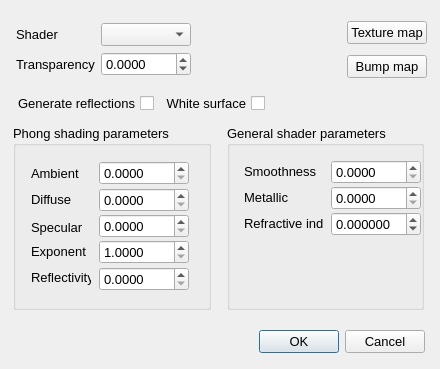
<?xml version="1.0" encoding="UTF-8"?>
<ui version="4.0">
 <class>SurfaceProperty_Dialog</class>
 <widget class="QDialog" name="SurfaceProperty_Dialog">
  <property name="geometry">
   <rect>
    <x>0</x>
    <y>0</y>
    <width>440</width>
    <height>369</height>
   </rect>
  </property>
  <property name="sizePolicy">
   <sizepolicy hsizetype="MinimumExpanding" vsizetype="Fixed">
    <horstretch>0</horstretch>
    <verstretch>0</verstretch>
   </sizepolicy>
  </property>
  <property name="minimumSize">
   <size>
    <width>440</width>
    <height>369</height>
   </size>
  </property>
  <property name="maximumSize">
   <size>
    <width>440</width>
    <height>369</height>
   </size>
  </property>
  <property name="font">
   <font>
    <pointsize>10</pointsize>
   </font>
  </property>
  <property name="windowTitle">
   <string>Surface property options</string>
  </property>
  <widget class="QGroupBox" name="groupBox">
   <property name="geometry">
    <rect>
     <x>13</x>
     <y>125</y>
     <width>198</width>
     <height>185</height>
    </rect>
   </property>
   <property name="minimumSize">
    <size>
     <width>0</width>
     <height>0</height>
    </size>
   </property>
   <property name="title">
    <string>Phong shading parameters</string>
   </property>
   <property name="alignment">
    <set>Qt::AlignLeading|Qt::AlignLeft|Qt::AlignTop</set>
   </property>
   <widget class="QDoubleSpinBox" name="_108">
    <property name="geometry">
     <rect>
      <x>86</x>
      <y>115</y>
      <width>90</width>
      <height>24</height>
     </rect>
    </property>
    <property name="minimumSize">
     <size>
      <width>90</width>
      <height>0</height>
     </size>
    </property>
    <property name="decimals">
     <number>4</number>
    </property>
    <property name="minimum">
     <double>1.000000000000000</double>
    </property>
    <property name="maximum">
     <double>1000.000000000000000</double>
    </property>
   </widget>
   <widget class="QLabel" name="label_10">
    <property name="geometry">
     <rect>
      <x>18</x>
      <y>118</y>
      <width>60</width>
      <height>16</height>
     </rect>
    </property>
    <property name="minimumSize">
     <size>
      <width>60</width>
      <height>0</height>
     </size>
    </property>
    <property name="font">
     <font>
      <pointsize>10</pointsize>
     </font>
    </property>
    <property name="text">
     <string>Exponent</string>
    </property>
   </widget>
   <widget class="QLabel" name="label_11">
    <property name="geometry">
     <rect>
      <x>18</x>
      <y>144</y>
      <width>60</width>
      <height>16</height>
     </rect>
    </property>
    <property name="minimumSize">
     <size>
      <width>60</width>
      <height>0</height>
     </size>
    </property>
    <property name="font">
     <font>
      <pointsize>10</pointsize>
     </font>
    </property>
    <property name="text">
     <string>Reflectivity</string>
    </property>
   </widget>
   <widget class="QDoubleSpinBox" name="_109">
    <property name="geometry">
     <rect>
      <x>86</x>
      <y>142</y>
      <width>90</width>
      <height>24</height>
     </rect>
    </property>
    <property name="minimumSize">
     <size>
      <width>90</width>
      <height>0</height>
     </size>
    </property>
    <property name="decimals">
     <number>4</number>
    </property>
    <property name="maximum">
     <double>1.000000000000000</double>
    </property>
    <property name="singleStep">
     <double>0.100000000000000</double>
    </property>
   </widget>
   <widget class="QLabel" name="label_9">
    <property name="geometry">
     <rect>
      <x>18</x>
      <y>66</y>
      <width>60</width>
      <height>16</height>
     </rect>
    </property>
    <property name="minimumSize">
     <size>
      <width>60</width>
      <height>0</height>
     </size>
    </property>
    <property name="font">
     <font>
      <pointsize>10</pointsize>
     </font>
    </property>
    <property name="text">
     <string>Diffuse</string>
    </property>
   </widget>
   <widget class="QDoubleSpinBox" name="_106">
    <property name="geometry">
     <rect>
      <x>86</x>
      <y>63</y>
      <width>90</width>
      <height>24</height>
     </rect>
    </property>
    <property name="minimumSize">
     <size>
      <width>90</width>
      <height>0</height>
     </size>
    </property>
    <property name="decimals">
     <number>4</number>
    </property>
    <property name="maximum">
     <double>1.000000000000000</double>
    </property>
    <property name="singleStep">
     <double>0.100000000000000</double>
    </property>
   </widget>
   <widget class="QDoubleSpinBox" name="_107">
    <property name="geometry">
     <rect>
      <x>86</x>
      <y>89</y>
      <width>90</width>
      <height>24</height>
     </rect>
    </property>
    <property name="minimumSize">
     <size>
      <width>90</width>
      <height>0</height>
     </size>
    </property>
    <property name="decimals">
     <number>4</number>
    </property>
    <property name="maximum">
     <double>1.000000000000000</double>
    </property>
    <property name="singleStep">
     <double>0.100000000000000</double>
    </property>
   </widget>
   <widget class="QLabel" name="label_12">
    <property name="geometry">
     <rect>
      <x>18</x>
      <y>94</y>
      <width>60</width>
      <height>16</height>
     </rect>
    </property>
    <property name="minimumSize">
     <size>
      <width>60</width>
      <height>0</height>
     </size>
    </property>
    <property name="font">
     <font>
      <pointsize>10</pointsize>
     </font>
    </property>
    <property name="text">
     <string>Specular</string>
    </property>
   </widget>
   <widget class="QDoubleSpinBox" name="_105">
    <property name="geometry">
     <rect>
      <x>86</x>
      <y>36</y>
      <width>90</width>
      <height>24</height>
     </rect>
    </property>
    <property name="minimumSize">
     <size>
      <width>90</width>
      <height>0</height>
     </size>
    </property>
    <property name="decimals">
     <number>4</number>
    </property>
    <property name="maximum">
     <double>1.000000000000000</double>
    </property>
    <property name="singleStep">
     <double>0.100000000000000</double>
    </property>
   </widget>
   <widget class="QLabel" name="label_8">
    <property name="geometry">
     <rect>
      <x>18</x>
      <y>40</y>
      <width>60</width>
      <height>16</height>
     </rect>
    </property>
    <property name="minimumSize">
     <size>
      <width>60</width>
      <height>0</height>
     </size>
    </property>
    <property name="font">
     <font>
      <pointsize>10</pointsize>
     </font>
    </property>
    <property name="text">
     <string>Ambient</string>
    </property>
    <property name="alignment">
     <set>Qt::AlignLeading|Qt::AlignLeft|Qt::AlignVCenter</set>
    </property>
   </widget>
  </widget>
  <widget class="QGroupBox" name="groupBox_2">
   <property name="geometry">
    <rect>
     <x>227</x>
     <y>125</y>
     <width>197</width>
     <height>185</height>
    </rect>
   </property>
   <property name="minimumSize">
    <size>
     <width>0</width>
     <height>0</height>
    </size>
   </property>
   <property name="title">
    <string>General shader parameters</string>
   </property>
   <property name="alignment">
    <set>Qt::AlignLeading|Qt::AlignLeft|Qt::AlignTop</set>
   </property>
   <widget class="QLabel" name="label_22">
    <property name="geometry">
     <rect>
      <x>17</x>
      <y>90</y>
      <width>79</width>
      <height>16</height>
     </rect>
    </property>
    <property name="minimumSize">
     <size>
      <width>70</width>
      <height>0</height>
     </size>
    </property>
    <property name="font">
     <font>
      <pointsize>10</pointsize>
     </font>
    </property>
    <property name="text">
     <string>Refractive index</string>
    </property>
   </widget>
   <widget class="QDoubleSpinBox" name="_113">
    <property name="geometry">
     <rect>
      <x>104</x>
      <y>87</y>
      <width>90</width>
      <height>24</height>
     </rect>
    </property>
    <property name="minimumSize">
     <size>
      <width>90</width>
      <height>0</height>
     </size>
    </property>
    <property name="decimals">
     <number>6</number>
    </property>
    <property name="minimum">
     <double>-0.000010000000000</double>
    </property>
    <property name="maximum">
     <double>10000.000000000000000</double>
    </property>
    <property name="singleStep">
     <double>0.100000000000000</double>
    </property>
    <property name="value">
     <double>0.000000000000000</double>
    </property>
   </widget>
   <widget class="QDoubleSpinBox" name="_112">
    <property name="geometry">
     <rect>
      <x>104</x>
      <y>61</y>
      <width>90</width>
      <height>24</height>
     </rect>
    </property>
    <property name="minimumSize">
     <size>
      <width>90</width>
      <height>0</height>
     </size>
    </property>
    <property name="decimals">
     <number>4</number>
    </property>
    <property name="maximum">
     <double>1.000000000000000</double>
    </property>
    <property name="singleStep">
     <double>0.100000000000000</double>
    </property>
   </widget>
   <widget class="QLabel" name="label_20">
    <property name="geometry">
     <rect>
      <x>17</x>
      <y>64</y>
      <width>79</width>
      <height>16</height>
     </rect>
    </property>
    <property name="minimumSize">
     <size>
      <width>70</width>
      <height>0</height>
     </size>
    </property>
    <property name="font">
     <font>
      <pointsize>10</pointsize>
     </font>
    </property>
    <property name="text">
     <string>Metallic</string>
    </property>
   </widget>
   <widget class="QDoubleSpinBox" name="_111">
    <property name="geometry">
     <rect>
      <x>104</x>
      <y>35</y>
      <width>90</width>
      <height>24</height>
     </rect>
    </property>
    <property name="minimumSize">
     <size>
      <width>90</width>
      <height>0</height>
     </size>
    </property>
    <property name="decimals">
     <number>4</number>
    </property>
    <property name="maximum">
     <double>1.000000000000000</double>
    </property>
    <property name="singleStep">
     <double>0.100000000000000</double>
    </property>
   </widget>
   <widget class="QLabel" name="label_19">
    <property name="geometry">
     <rect>
      <x>17</x>
      <y>38</y>
      <width>79</width>
      <height>16</height>
     </rect>
    </property>
    <property name="minimumSize">
     <size>
      <width>70</width>
      <height>0</height>
     </size>
    </property>
    <property name="font">
     <font>
      <pointsize>10</pointsize>
     </font>
    </property>
    <property name="text">
     <string>Smoothness</string>
    </property>
    <property name="alignment">
     <set>Qt::AlignLeading|Qt::AlignLeft|Qt::AlignVCenter</set>
    </property>
   </widget>
  </widget>
  <widget class="QWidget" name="layoutWidget">
   <property name="geometry">
    <rect>
     <x>12</x>
     <y>16</y>
     <width>415</width>
     <height>68</height>
    </rect>
   </property>
   <layout class="QHBoxLayout" name="horizontalLayout">
    <item>
     <layout class="QFormLayout" name="formLayout_3">
      <property name="leftMargin">
       <number>4</number>
      </property>
      <property name="topMargin">
       <number>7</number>
      </property>
      <property name="rightMargin">
       <number>4</number>
      </property>
      <property name="bottomMargin">
       <number>2</number>
      </property>
      <item row="0" column="0">
       <widget class="QLabel" name="label_6">
        <property name="minimumSize">
         <size>
          <width>70</width>
          <height>0</height>
         </size>
        </property>
        <property name="font">
         <font>
          <pointsize>10</pointsize>
         </font>
        </property>
        <property name="text">
         <string>Shader</string>
        </property>
       </widget>
      </item>
      <item row="0" column="1">
       <widget class="QComboBox" name="_100"/>
      </item>
      <item row="1" column="0">
       <widget class="QLabel" name="label_7">
        <property name="sizePolicy">
         <sizepolicy hsizetype="Preferred" vsizetype="Preferred">
          <horstretch>0</horstretch>
          <verstretch>0</verstretch>
         </sizepolicy>
        </property>
        <property name="minimumSize">
         <size>
          <width>70</width>
          <height>0</height>
         </size>
        </property>
        <property name="font">
         <font>
          <pointsize>10</pointsize>
         </font>
        </property>
        <property name="text">
         <string>Transparency</string>
        </property>
       </widget>
      </item>
      <item row="1" column="1">
       <widget class="QDoubleSpinBox" name="_101">
        <property name="minimumSize">
         <size>
          <width>90</width>
          <height>0</height>
         </size>
        </property>
        <property name="wrapping">
         <bool>true</bool>
        </property>
        <property name="decimals">
         <number>4</number>
        </property>
        <property name="maximum">
         <double>1.000000000000000</double>
        </property>
        <property name="singleStep">
         <double>0.100000000000000</double>
        </property>
       </widget>
      </item>
     </layout>
    </item>
    <item>
     <spacer name="horizontalSpacer_2">
      <property name="orientation">
       <enum>Qt::Horizontal</enum>
      </property>
      <property name="sizeHint" stdset="0">
       <size>
        <width>104</width>
        <height>20</height>
       </size>
      </property>
     </spacer>
    </item>
    <item>
     <layout class="QVBoxLayout" name="verticalLayout_3">
      <item>
       <widget class="QPushButton" name="_114">
        <property name="text">
         <string>Texture map</string>
        </property>
        <property name="autoDefault">
         <bool>false</bool>
        </property>
       </widget>
      </item>
      <item>
       <widget class="QPushButton" name="_115">
        <property name="text">
         <string>Bump map</string>
        </property>
        <property name="autoDefault">
         <bool>false</bool>
        </property>
       </widget>
      </item>
     </layout>
    </item>
   </layout>
  </widget>
  <widget class="QWidget" name="layoutWidget">
   <property name="geometry">
    <rect>
     <x>12</x>
     <y>90</y>
     <width>415</width>
     <height>27</height>
    </rect>
   </property>
   <layout class="QHBoxLayout" name="horizontalLayout_3">
    <item>
     <widget class="QCheckBox" name="_103">
      <property name="enabled">
       <bool>true</bool>
      </property>
      <property name="layoutDirection">
       <enum>Qt::RightToLeft</enum>
      </property>
      <property name="text">
       <string>Generate reflections</string>
      </property>
      <property name="checkable">
       <bool>true</bool>
      </property>
      <property name="checked">
       <bool>false</bool>
      </property>
      <property name="tristate">
       <bool>false</bool>
      </property>
     </widget>
    </item>
    <item>
     <widget class="QCheckBox" name="_102">
      <property name="enabled">
       <bool>true</bool>
      </property>
      <property name="layoutDirection">
       <enum>Qt::RightToLeft</enum>
      </property>
      <property name="text">
       <string>White surface</string>
      </property>
      <property name="checkable">
       <bool>true</bool>
      </property>
      <property name="checked">
       <bool>false</bool>
      </property>
      <property name="tristate">
       <bool>false</bool>
      </property>
     </widget>
    </item>
    <item>
     <spacer name="horizontalSpacer_3">
      <property name="orientation">
       <enum>Qt::Horizontal</enum>
      </property>
      <property name="sizeHint" stdset="0">
       <size>
        <width>6</width>
        <height>20</height>
       </size>
      </property>
     </spacer>
    </item>
   </layout>
  </widget>
  <widget class="QWidget" name="layoutWidget">
   <property name="geometry">
    <rect>
     <x>14</x>
     <y>326</y>
     <width>411</width>
     <height>32</height>
    </rect>
   </property>
   <layout class="QHBoxLayout" name="horizontalLayout_4">
    <item>
     <spacer name="horizontalSpacer">
      <property name="orientation">
       <enum>Qt::Horizontal</enum>
      </property>
      <property name="sizeHint" stdset="0">
       <size>
        <width>40</width>
        <height>20</height>
       </size>
      </property>
     </spacer>
    </item>
    <item>
     <widget class="QPushButton" name="_1">
      <property name="text">
       <string>OK</string>
      </property>
      <property name="default">
       <bool>true</bool>
      </property>
     </widget>
    </item>
    <item>
     <widget class="QPushButton" name="_2">
      <property name="text">
       <string>Cancel</string>
      </property>
      <property name="autoDefault">
       <bool>false</bool>
      </property>
     </widget>
    </item>
   </layout>
  </widget>
 </widget>
 <tabstops>
  <tabstop>_100</tabstop>
  <tabstop>_114</tabstop>
  <tabstop>_101</tabstop>
  <tabstop>_115</tabstop>
  <tabstop>_103</tabstop>
  <tabstop>_102</tabstop>
  <tabstop>_105</tabstop>
  <tabstop>_106</tabstop>
  <tabstop>_107</tabstop>
  <tabstop>_108</tabstop>
  <tabstop>_109</tabstop>
  <tabstop>_111</tabstop>
  <tabstop>_112</tabstop>
  <tabstop>_113</tabstop>
  <tabstop>_1</tabstop>
  <tabstop>_2</tabstop>
 </tabstops>
 <resources/>
 <connections/>
</ui>
